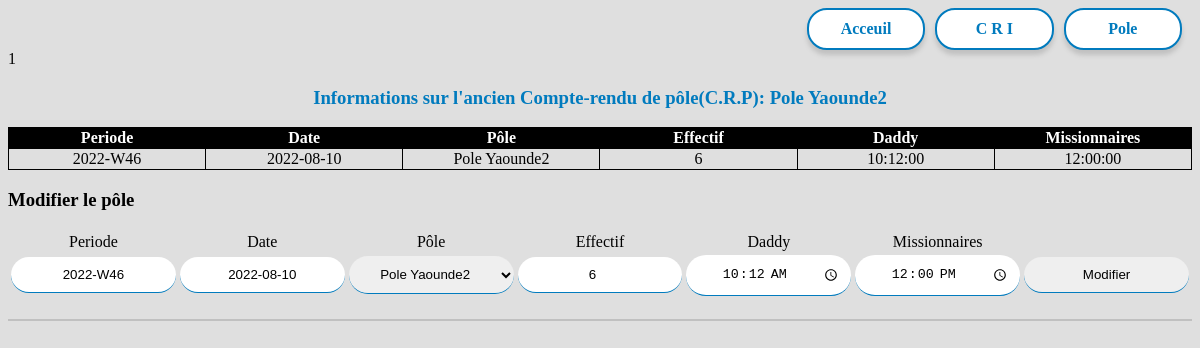
Page /index.php?action=PAtoModify&idPole=8&idenPA=10 on the committed database.
### tables this page shows
CREATE TABLE `pole` (
  `id` smallint(6) NOT NULL,
  `polename` varchar(50) DEFAULT NULL,
  `leader` varchar(50) DEFAULT NULL,
  `nation` varchar(100) DEFAULT NULL,
  `id_user` smallint(6) DEFAULT NULL
);

CREATE TABLE `poleaccount` (
  `id` smallint(6) NOT NULL,
  `periode` varchar(255) DEFAULT NULL,
  `pa_date` date DEFAULT NULL,
  `id_pole` smallint(6) DEFAULT NULL,
  `effectif` smallint(6) DEFAULT NULL,
  `daddy` time DEFAULT NULL,
  `missionnaries` time DEFAULT NULL,
  `id_user` smallint(6) DEFAULT NULL
);

### controlers/frontend.php (called while the page is built, shortened)
<?php
    spl_autoload_register(function(string $cheminComplet)
    {
        $path=str_replace("\\","/", $cheminComplet).'.php';
    });
    function getOnePole($iden){
        $vide='vide';
        $emptyPole= new Pole($vide,$vide,$vide);
        $pole=$emptyPole->onePole($iden);
        return $pole;
    }
    function getOnePoleAccount($idPA)
    {
        $empty='';
        $emptyPA= new Poleaccount($empty,$empty,0);
        $PA= $emptyPA->onePoleaccount($idPA);
        return $PA;
    }
    function formPAmodification($idPole,$idenPA)
    {
        $idPole=(int)htmlspecialchars($idPole);
        $idenPA=(int)htmlspecialchars($idenPA);
        $thePA=getOnePoleAccount($idenPA);
        $thePole=getOnePole($idPole);
        require('./views/modifyPA.php');
    }

### models/Poleaccount.php (called while the page is built, shortened)
<?php
    class Poleaccount extends Connecter{
        public function setPeriode($var)
        {
            if(isset($var) && $var!=0){
                $this->_periode=$var;
            }
            else{
                throw new \Exception("Mauvaise valeur de periode(Poleaccount/setPeriode)");
            }
        }
        public function setPa_date($var)
        {
            if(isset($var)){
                $this->_pa_date=$var;
            }
            else{
                throw new \Exception("Mauvaise valeur de la date(Poleaccount/setPa_date)");
            }
        }
        public function setId_pole($var)
        {
            if(isset($var) && is_int($var)){
                $this->_id_pole=$var;
            }
            else{
                throw new \Exception("Mauvaise valeur de l'identifiant du pole(Poleaccount/setId_pole)");
            }
        }
        public function setEffectif($var)
        {
            if(isset($var) && is_int($var)){
                $this->_effectif=$var;
            }
            else{
                throw new \Exception("Errerur!!! Verifiez la valeur de 'effectifs'(Poleaccount/setEffectif)");
            }
        }
        public function setDaddy($var)
        {
            if(isset($var)){
                $this->_daddy=$var;
            }
            else{
                throw new \Exception("La valeur du champ 'daddy' est incorrecte. Veuillez verifier(fichier Poleaccount.php/setDaddy)");
            }
        }
        public function setMissionnaries($var)
        {
            if(isset($var)){
                $this->_missionnaries=$var;
            }
            else{
                throw new \Exception("La valeur du champ 'missionnaries' est incorrecte. Veuillez verifier(fichier Poleaccount.php/setMissionnaries)");
            }
        }
        public function getPeriode(){ return $this->_periode; }
        public function getPa_date(){ return $this->_pa_date; }
        public function getId_pole(){ return $this->_id_pole; }
        public function getEffectif(){ return $this->_effectif; }
        public function getDaddy(){ return $this->_daddy; }
        public function getMissionnaries(){ return $this->_missionnaries;}
        public function hydraterPoleAccount($daddy,$missionnaries,$id_pole,$idUser)
        {
            return;
        }
        public function onePoleaccount($idPA)
        {
            $bdd=$this->connexionDB();
            $req=$bdd->query("SELECT* FROM poleaccount WHERE id=$idPA");
            $datas=$req->fetch(\PDO::FETCH_ASSOC);
            $effectif=(int)$datas['effectif'];
            $pa= new Poleaccount($datas['periode'],$datas['pa_date'],$effectif);
            $idPole=(int)$datas['id_pole'];
            $idUser=(int)$datas['id_user'];
            $pa->hydraterPoleAccount($datas['daddy'],$datas['missionnaries'],$idPole,$idUser);
            return $pa;
        }
    }

### models/Pole.php (called while the page is built, shortened)
<?php
    class Pole extends Connecter{
        public function setPolename($var){
            if(is_string($var)){
                $this->_polename=$var;
            }
            else{
                throw new \ErrorException("Erreur(from Pole Model): Le nom du pole n'est pas correct!! Veuillez entrer du texte!");
            }
        }
        public function getPolename(){return $this->_polename;}
        public function onePole($iden)
        {
            $bdd=$this->connexionDB();
            $req=$bdd->query("SELECT* FROM pole WHERE id=$iden");
            $occurence=$req->fetch(\PDO::FETCH_ASSOC);
            $pole=new Pole($occurence['polename'],$occurence['leader'],$occurence['nation']);
            $iden=(int)$occurence['id_user'];
            $pole->setId_user($iden);
            return $pole;
        }
    }

### views/modifyPA.php (the view, shortened to what this page needs)
<div class="affichages">
    <h3>Informations sur l'ancien Compte-rendu de pôle(C.R.P): <span><?=$thePole->getPolename()?></span></h3>
    <table>
        <thead>
            <tr>
                <th>Periode</th>
                <th>Date</th>
                <th>Pôle</th>
                <th>Effectif</th>
                <th>Daddy</th>
                <th>Missionnaires</th>
            </tr>
        </thead>
        <tr>
            <td><?=$thePA->getPeriode()?></td>
            <td><?=$thePA->getPa_date() ?></td>
            <td><?=$thePole->getPolename()?></td>
            <td><?=$thePA->getEffectif()?></td>
            <td><?=$thePA->getDaddy()?></td>
            <td><?=$thePA->getMissionnaries()?></td>
        </tr>
    </table>
</div>
<div class="formulaire">
    <h3>Modifier le pôle</h3>
    <form action="index.php? action=modifyPA&amp;idenPA=" method="POST">
        <table>
            <tr>
                <td>Periode</td>
                <td>Date</td>
                <td>Pôle</td>
                <td>Effectif</td>
                <td>Daddy</td>
                <td>Missionnaires</td>
            </tr>
            <tr>
                <td><input type="text" name="periode" value="<?=$thePA->getPeriode()?>"></td>
                <td><input type="text" name="PAdate" value="<?=$thePA->getPa_date()?>"></td>
                <td>
                    <select name="pole" id="">
                        <option value="<?=$thePA->getId_pole()?>"><?=$thePole->getPolename()?></option>
                    </select>
                </td>
                <td><input type="number" name="effectif" value="<?=$thePA->getEffectif() ?>"></td>
                <td><input type="time" name="daddy" value="<?=$thePA->getDaddy() ?>"></td>
                <td><input type="time" name="missionnaries" value="<?=$thePA->getMissionnaries()?>"></td>
                <td><input type="submit" value="Modifier"></td>
            </tr>
        </table>
    </form>
</div>
<?php
    include('pageTemplate.php');
?>

### publics/CSS/forms.css (style rules this page uses)
* { box-sizing: border-box; }
html { background-color: rgba(192,192,192,0.5); }
.formulaire { width: 100%; border: 0; border-bottom: 2px solid rgb(192,192,192); padding-bottom: 20px; z-index: 2; position: relative; }
.formulaire form table,.formulaire form table tr { width: 100%; text-align: center; }
.formulaire form table tr td { width: calc(100%/8); }
.formulaire form table tr td input,.formulaire form table tr td select { width: 100%; margin-right: 10px; padding: 10px 10px; text-align: center; border: none; border-bottom: 1px solid #017bbe; border-radius: 20px; }

### publics/CSS/displayList.css (style rules this page uses)
* { box-sizing: border-box; }
.affichages { width: 100%;; text-align: center; z-index: 1; }
.affichages h3 { text-align: center; color: #017bbe; }
.affichages table { width: 100%; border-collapse: collapse; }
.affichages table tr { width: 100%; }
.affichages table tr td { text-align: center; width: calc(100%/10); border: 1px solid black; }
.affichages table tr th { text-align: center; width: calc(100%/10); border: 1px solid black; background-color: black; color: white; }

### publics/CSS/menu.css (style rules this page uses)
* { box-sizing: border-box; }

### rows in the picture
pole: polename "Pole Yaounde2", pole "Pole Yaounde2"
poleaccount: periode "2022-W46", pa_date "2022-08-10", effectif "6", daddy "10:12:00", missionnaries "12:00:00", PAdate "2022-08-10"

### other values in the picture
include('menu.php') "1"
